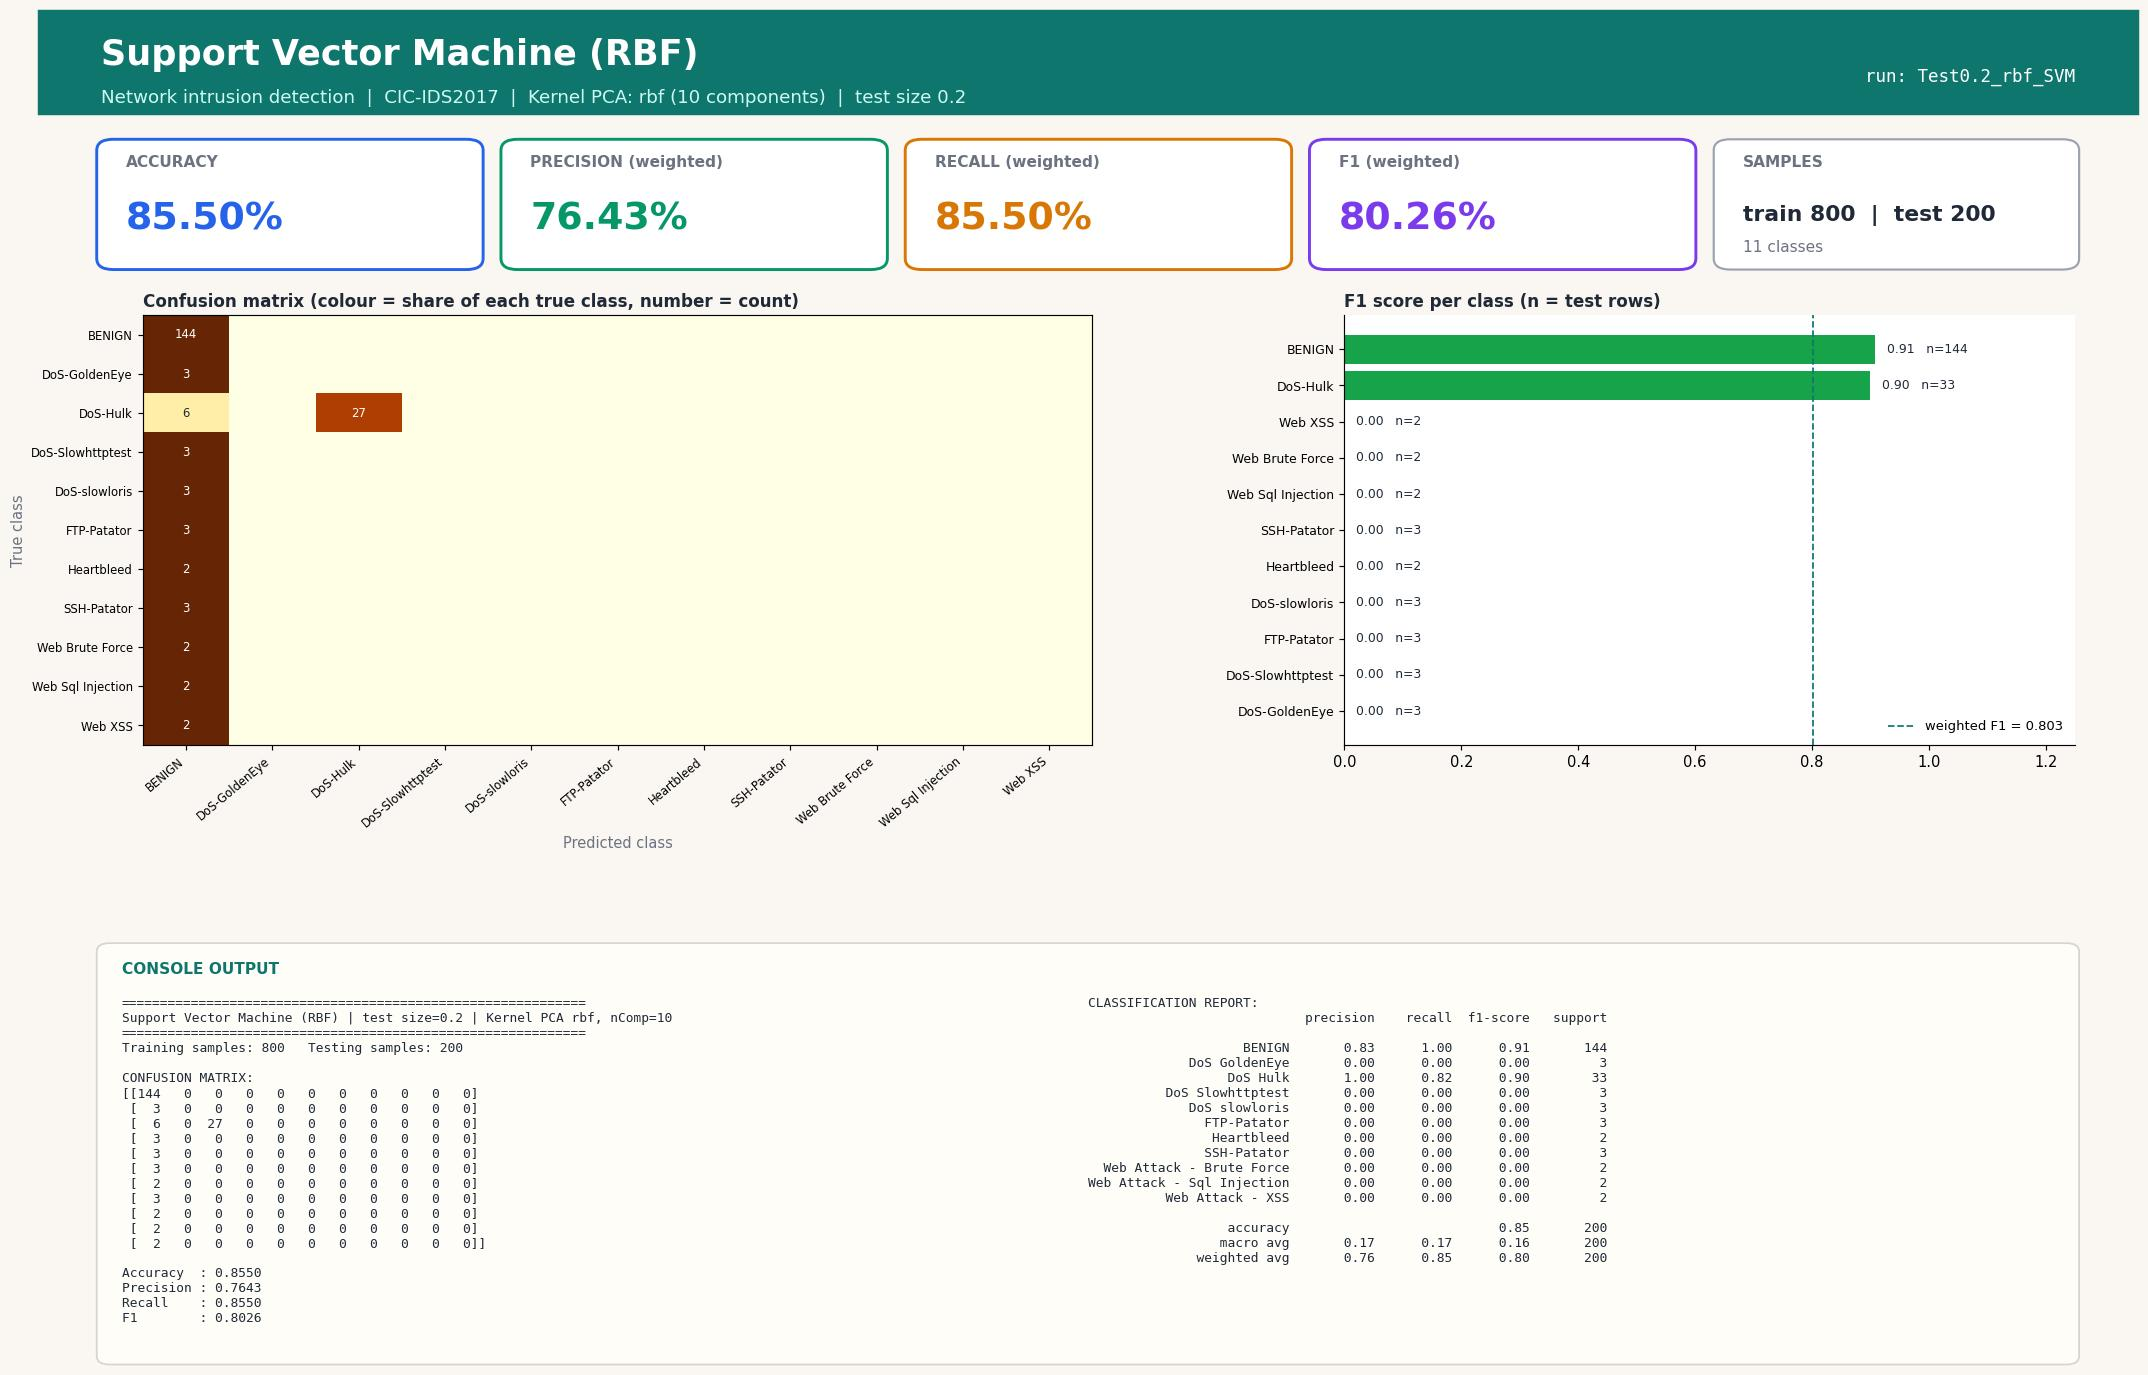

Python code for this plot:
#!/usr/bin/env python3
"""Support Vector Machine (RBF) | Test size 0.2 | Kernel PCA kernel=rbf, n_components=10
CIC-IDS2017 (Tue+Wed+Thu-morning) 1000-row stratified sample.
Run in any IDE (Spyder / VS Code / PyCharm / Jupyter): open the file and press Run, no arguments needed.
Saves next to this file: 'Test0.2_rbf_SVM.jpg' - one image with the console output (confusion matrix, metrics, classification report) plus charts."""
import json, os
import numpy as np
import matplotlib.pyplot as plt
from sklearn.decomposition import KernelPCA
from sklearn.svm import SVC
from sklearn.metrics import (accuracy_score, classification_report, confusion_matrix,
                             f1_score, precision_score, recall_score)
from sklearn.model_selection import train_test_split
from sklearn.preprocessing import StandardScaler

TEST_SIZE, KERNEL, N_COMP, ALG, ALG_NAME = 0.2, "rbf", 10, "SVM", "Support Vector Machine (RBF)"
try:
    HERE = os.path.dirname(os.path.abspath(__file__))
except NameError:                      # Jupyter / interactive console
    HERE = os.getcwd()
def _find_root():                      # folder that contains data/sample.npz (works from any working directory)
    for p in (HERE, os.path.join(HERE, ".."), os.path.join(HERE, "..", ".."), os.getcwd()):
        if os.path.exists(os.path.join(p, "data", "sample.npz")):
            return os.path.abspath(p)
    raise FileNotFoundError("data/sample.npz not found - run prepare_data.py or keep the repo folder structure")
ROOT = _find_root()
tag = f"Test{TEST_SIZE}_{KERNEL}_{ALG}"

# 1. LOAD cached, cleaned sample (see prepare_data.py)
d = np.load(os.path.join(ROOT, "data", "sample.npz"), allow_pickle=True)
X, y, class_names = d["X"], d["y"], [str(c).replace("�", "-") for c in d["classes"]]

# 2. SPLIT
X_train, X_test, y_train, y_test = train_test_split(
    X, y, test_size=TEST_SIZE, random_state=42, stratify=y)

# 3. SCALE (fit on train only)
scaler = StandardScaler()
X_train = scaler.fit_transform(X_train); X_test = scaler.transform(X_test)

# 4. DIMENSIONALITY REDUCTION: Kernel PCA (fit on train only; gamma = sklearn default 1/n_features)
kpca = KernelPCA(n_components=N_COMP, kernel=KERNEL, random_state=0)
X_train = kpca.fit_transform(X_train); X_test = kpca.transform(X_test)

# 5. CLASSIFIER
classifier = SVC(kernel="rbf", C=1.0, gamma="scale", random_state=0)
classifier.fit(X_train, y_train)
y_pred = classifier.predict(X_test)

# 6. METRICS
labels = np.arange(len(class_names))
cm = confusion_matrix(y_test, y_pred, labels=labels)
res = dict(test_size=TEST_SIZE, kernel=KERNEL, n_components=N_COMP, algorithm=ALG, model=ALG_NAME,
           n_train=int(len(y_train)), n_test=int(len(y_test)),
           accuracy=accuracy_score(y_test, y_pred),
           precision=precision_score(y_test, y_pred, average="weighted", zero_division=0),
           recall=recall_score(y_test, y_pred, average="weighted", zero_division=0),
           f1=f1_score(y_test, y_pred, average="weighted", zero_division=0))
report = classification_report(y_test, y_pred, labels=labels, target_names=class_names, zero_division=0)
lines = ["=" * 60, f"{ALG_NAME} | test size={TEST_SIZE} | Kernel PCA {KERNEL}, nComp={N_COMP}", "=" * 60,
         f"Training samples: {len(y_train)}   Testing samples: {len(y_test)}", "", "CONFUSION MATRIX:", np.array2string(cm), ""]
for k in ("accuracy", "precision", "recall", "f1"): lines.append(f"{k.capitalize():10s}: {res[k]:.4f}")
lines += ["", "CLASSIFICATION REPORT:", report]
console_output = "\n".join(lines); print(console_output)

# 7. VISUAL OUTPUT: ONE report-style image (banner, KPI cards, charts, console output) - real results only
from matplotlib.patches import FancyBboxPatch, Rectangle
short = [c.replace("Web Attack - ", "Web ").replace("DoS ", "DoS-") for c in class_names]
rep = classification_report(y_test, y_pred, labels=labels, target_names=class_names, zero_division=0, output_dict=True)
cmn = cm / np.maximum(cm.sum(axis=1, keepdims=True), 1)          # row-normalised = per-class recall
INK, MUTED, BG, ACC = "#1f2937", "#6b7280", "#faf7f2", "#0f766e"
fig = plt.figure(figsize=(20, 13.2), dpi=105, facecolor=BG)
fig.add_artist(Rectangle((0, 0.925), 1, 0.075, transform=fig.transFigure, color=ACC, zorder=0))
fig.text(0.03, 0.968, f"{ALG_NAME}", fontsize=24, fontweight="bold", color="white", va="center")
fig.text(0.03, 0.937, f"Network intrusion detection  |  CIC-IDS2017  |  Kernel PCA: {KERNEL} ({N_COMP} components)  |  test size {TEST_SIZE}",
         fontsize=12.5, color="#ccfbf1", va="center")
fig.text(0.97, 0.952, f"run: {tag}", fontsize=12, color="white", ha="right", va="center", family="monospace")

# KPI cards
cards = [("ACCURACY", res["accuracy"], "#2563eb"), ("PRECISION (weighted)", res["precision"], "#059669"),
         ("RECALL (weighted)", res["recall"], "#d97706"), ("F1 (weighted)", res["f1"], "#7c3aed")]
for i, (lab, v, col) in enumerate(cards):
    x0 = 0.03 + i * 0.1925
    fig.add_artist(FancyBboxPatch((x0, 0.815), 0.18, 0.09, boxstyle="round,pad=0.002,rounding_size=0.008", transform=fig.transFigure,
                                  facecolor="white", edgecolor=col, linewidth=2))
    fig.text(x0 + 0.012, 0.887, lab, fontsize=10.5, color=MUTED, fontweight="bold")
    fig.text(x0 + 0.012, 0.842, f"{v * 100:.2f}%", fontsize=26, color=col, fontweight="bold")
fig.add_artist(FancyBboxPatch((0.80, 0.815), 0.17, 0.09, boxstyle="round,pad=0.002,rounding_size=0.008", transform=fig.transFigure,
                              facecolor="white", edgecolor="#9ca3af", linewidth=1.5))
fig.text(0.812, 0.887, "SAMPLES", fontsize=10.5, color=MUTED, fontweight="bold")
fig.text(0.812, 0.848, f"train {res['n_train']}  |  test {res['n_test']}", fontsize=15, color=INK, fontweight="bold")
fig.text(0.812, 0.826, f"{len(class_names)} classes", fontsize=10.5, color=MUTED)

gs = fig.add_gridspec(1, 2, left=0.05, right=0.97, top=0.78, bottom=0.47, wspace=0.30, width_ratios=[1.3, 1])
ax1 = fig.add_subplot(gs[0, 0]); ax2 = fig.add_subplot(gs[0, 1])
for ax in (ax1, ax2): ax.set_facecolor("white")
im = ax1.imshow(cmn, cmap="YlOrBr", vmin=0, vmax=1, aspect="auto")
ax1.set_xticks(labels); ax1.set_yticks(labels); ax1.set_xticklabels(short, rotation=40, ha="right", fontsize=8); ax1.set_yticklabels(short, fontsize=8)
ax1.set_title("Confusion matrix (colour = share of each true class, number = count)", loc="left", fontsize=11.5, color=INK, fontweight="bold")
ax1.set_xlabel("Predicted class", color=MUTED); ax1.set_ylabel("True class", color=MUTED)
for a_ in labels:
    for b_ in labels:
        if cm[a_, b_]: ax1.text(b_, a_, cm[a_, b_], ha="center", va="center", fontsize=8, color="white" if cmn[a_, b_] > 0.6 else INK)
f1s = [rep[c]["f1-score"] for c in class_names]; sup = [int(rep[c]["support"]) for c in class_names]
order = np.argsort(f1s)
cols = ["#dc2626" if f1s[i] < 0.34 else "#f59e0b" if f1s[i] < 0.67 else "#16a34a" for i in order]
ax2.barh(range(len(order)), [f1s[i] for i in order], color=cols)
ax2.set_yticks(range(len(order))); ax2.set_yticklabels([short[i] for i in order], fontsize=8.5); ax2.set_xlim(0, 1.25)
ax2.set_title("F1 score per class (n = test rows)", loc="left", fontsize=11.5, color=INK, fontweight="bold")
for k, i in enumerate(order): ax2.text(f1s[i] + 0.02, k, f"{f1s[i]:.2f}   n={sup[i]}", va="center", fontsize=8.5, color=INK, zorder=5, bbox=dict(facecolor="white", edgecolor="none", pad=1))
for sp in ("top", "right"): ax2.spines[sp].set_visible(False)
ax2.axvline(res["f1"], color=ACC, ls="--", lw=1.2, label=f"weighted F1 = {res['f1']:.3f}"); ax2.legend(loc="lower right", fontsize=9, frameon=False)

# console output panel (same text that is printed to the console)
fig.add_artist(FancyBboxPatch((0.03, 0.025), 0.94, 0.30, boxstyle="round,pad=0.002,rounding_size=0.006", transform=fig.transFigure,
                              facecolor="#fffdf8", edgecolor="#d6d3d1", linewidth=1.2))
fig.text(0.04, 0.305, "CONSOLE OUTPUT", fontsize=10.5, color=ACC, fontweight="bold")
split_at = lines.index("CLASSIFICATION REPORT:")
fig.text(0.04, 0.288, "\n".join(lines[:split_at]), family="monospace", fontsize=8.8, color=INK, va="top")
fig.text(0.50, 0.288, "\n".join(lines[split_at:]), family="monospace", fontsize=8.8, color=INK, va="top")
plt.savefig(os.path.join(HERE, tag + ".jpg"), format="jpg", bbox_inches="tight", facecolor=BG)
if os.environ.get("ACN_NO_SHOW") != "1": plt.show()   # IDEs display the image; run_all.py disables this
plt.close()

os.makedirs(os.path.join(ROOT, "results", "json"), exist_ok=True)
with open(os.path.join(ROOT, "results", "json", tag + ".json"), "w") as f: json.dump(res, f)
